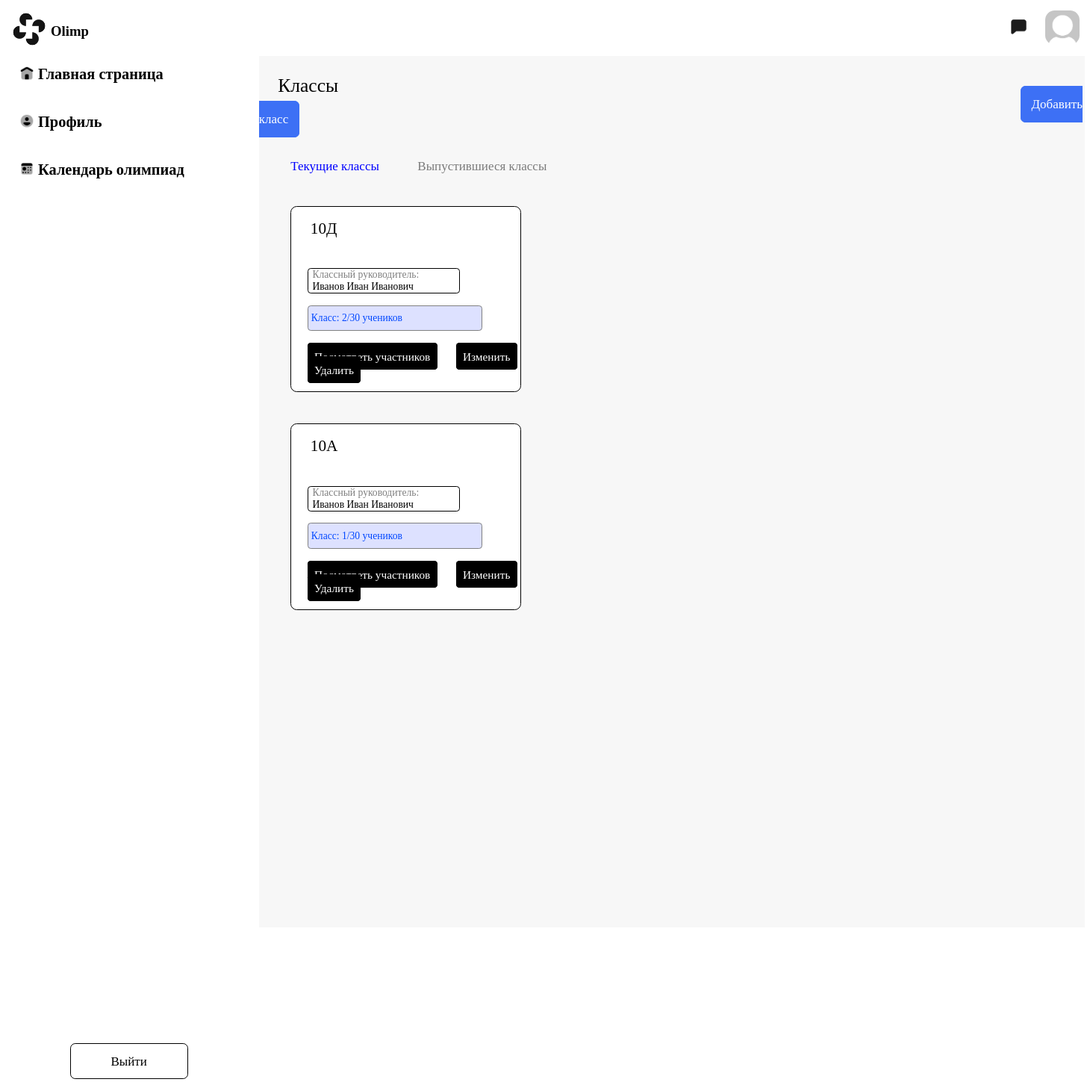
Before: /classroom/classroom/list/ with the older database file.
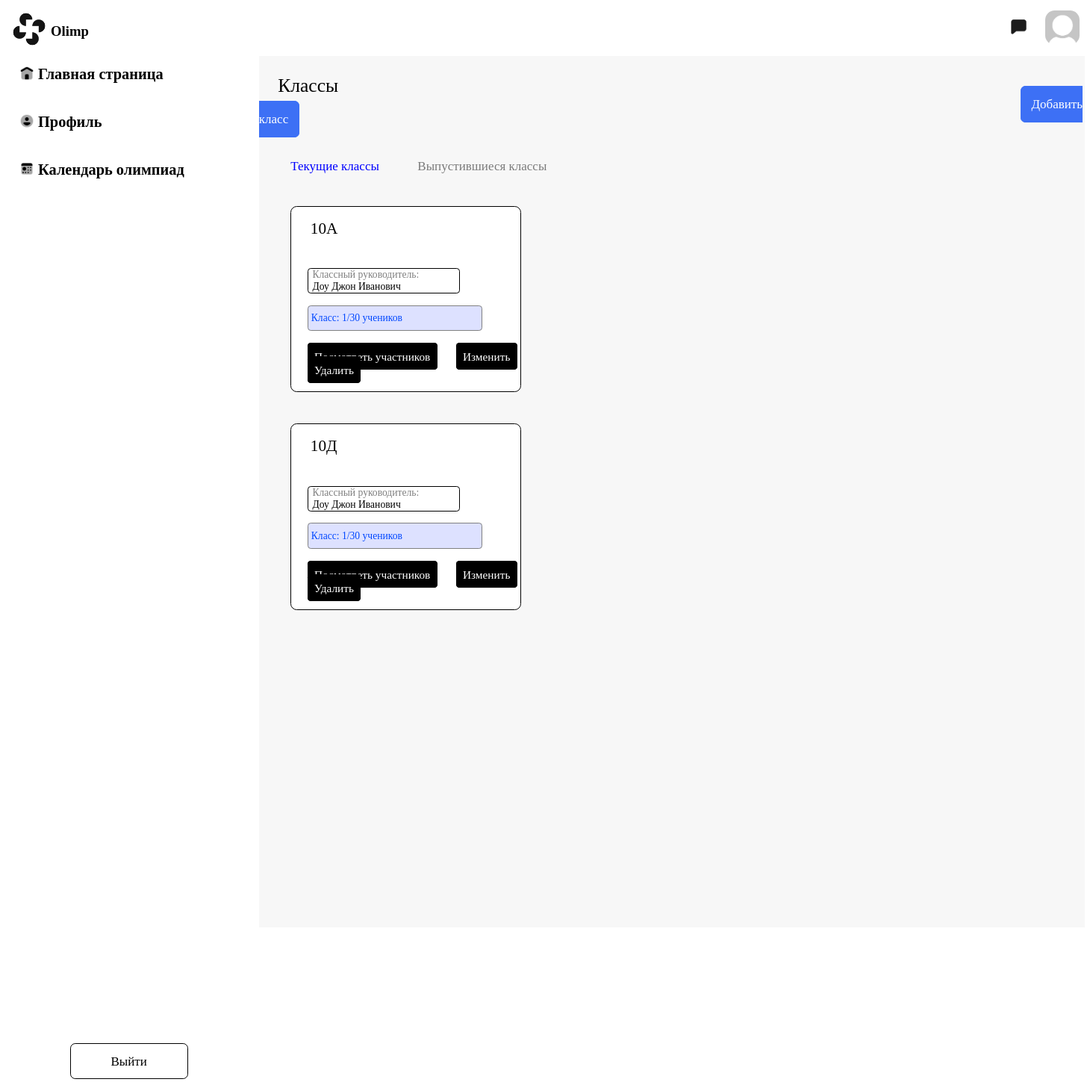
After: the same page with the newer database file.
### main/models.py (models this page shows, shortened)
class Classroom(models.Model):
    class Meta:
        verbose_name_plural = "Учебные классы"
        verbose_name = 'Учебный класс'
    number = models.IntegerField('Цифра', blank=True, null=True)
    letter = models.CharField('Буква', max_length=1, blank=True, null=True)
    teacher = models.ForeignKey(to='users.User', blank=True, null=True, on_delete=models.CASCADE,
                                related_name='teacher')
    child = models.ManyToManyField(to='users.User', blank=True, related_name='Child')

### users/models.py (models this page shows, shortened)
class User(AbstractUser):
    class Meta:
        verbose_name_plural = "Пользователи"
        verbose_name = "Пользователь"
    class Gender(models.TextChoices):
        MALE = 'М'
        WOMENS = 'Ж'
    image = models.ImageField(upload_to='users_images', null=True, blank=True)
    surname = models.CharField(
        "Отчество пользователя (при наличии)", max_length=256, blank=True, null=True
    )
    birth_date = models.DateField('Дата рождения', blank=True, null=True)
    gender = models.CharField("Пол учителя", max_length=2, choices=Gender.choices, default=Gender.MALE)
    is_teacher = models.BooleanField("Учитель", default=False, blank=True,
                                     null=True)  # null ИЗМЕНИТЬ НА FALSE когда будет страница регистрации
    is_child = models.BooleanField("Ученик", default=False, blank=True,
                                   null=True)  # null ИЗМЕНИТЬ НА FALSE когда будет страница регистрации
    is_admin = models.BooleanField("Администратор",
                                   default=False, blank=True,
                                   null=True)  # null ИЗМЕНИТЬ НА FALSE когда будет страница регистрации
    classroom_guide = models.ForeignKey('main.Classroom', related_name='classroom_teachers', blank=True,
                                        on_delete=models.CASCADE, null=True)
    subject = models.ManyToManyField(to="main.Subject", verbose_name="Какой предмет ведёт учитель", blank=True)
    post_job_teacher = models.ManyToManyField(to="main.Post", verbose_name="Должность учителя", blank=True)
    classroom = models.ForeignKey(to='main.Classroom', on_delete=models.CASCADE, verbose_name='Класс ученика',
                                  blank=True, null=True)

### classroom/views.py (the view, shortened to what this page needs)
# urls.py: path('classroom/list/', ListClassroom.as_view(), name='list_classroom'),
class ListClassroom(View, LoginRequiredMixin, AdminRequiredMixin):
    def get(self, request):
        classroom = Classroom.objects.all()
        return render(request, 'list_classroom/list_classroom.html', context={'classroom': classroom})

### classroom/templates/list_classroom/list_classroom.html (shortened to what this page needs)
<!DOCTYPE html>
{% load static %}
<html lang="en">
<head>
    <link rel="stylesheet" href="{% static 'list_classroom/list_classroom.css' %}">
    <link rel="stylesheet" href="{% static 'header/header.css' %}">
    <link rel="stylesheet" href="{% static 'navbar/navbar.css' %}">
</head>
{% include 'header/header.html' %}
{% include 'navbar/navbar.html' %}
<body>
<div class="main">
    <div class="classes">Классы</div>
    <a class="addclass" href="{% url 'classroom:classroom_create' %}">Добавить класс</a>
    <div class="sha">Текущие классы</div>
    <div class="do">Выпустившиеся классы</div>
    {% for classroom in classroom %}
    <div class="pole">
        <div class="class">{{ classroom.number }}{{ classroom.letter }}</div>
        <div class="clasruk">
            <div class="classruk">Классный руководитель:</div>
            <div class="rukovoditel">{{ classroom.teacher.last_name }} {{ classroom.teacher.first_name }} {{ classroom.teacher.surname }}
            </div>
        </div>
        <div class="kolvo">Класс: {{ classroom.child.count }}/30 учеников</div>
        <a href="{% url 'classroom:student-applications-admin' classroom.id %}" class="watchinfo" type="button">Посмотреть
            участников</a>
        <a href="{% url 'classroom:classroom_update' classroom.pk %}" class="watchinfo" type="button">Изменить</a>
        <a href="{% url 'classroom:classroom_delete' classroom.pk %}" class="watchinfo" type="button">Удалить</a>
    </div>
    {% endfor %}
</div>
</body>
</html>

Changed rows visible on the page:
removed Classroom: number "10", letter "Д", teacher.last_name "Иванов", teacher.first_name "Иван", teacher.surname "Иванович", child.count "2"
removed Classroom: number "10", letter "А", teacher.last_name "Иванов", teacher.first_name "Иван", teacher.surname "Иванович", child.count "1"
added Classroom: number "10", letter "А", teacher.last_name "Доу", teacher.first_name "Джон", teacher.surname "Иванович", child.count "1"
added Classroom: number "10", letter "Д", teacher.last_name "Доу", teacher.first_name "Джон", teacher.surname "Иванович", child.count "1"
